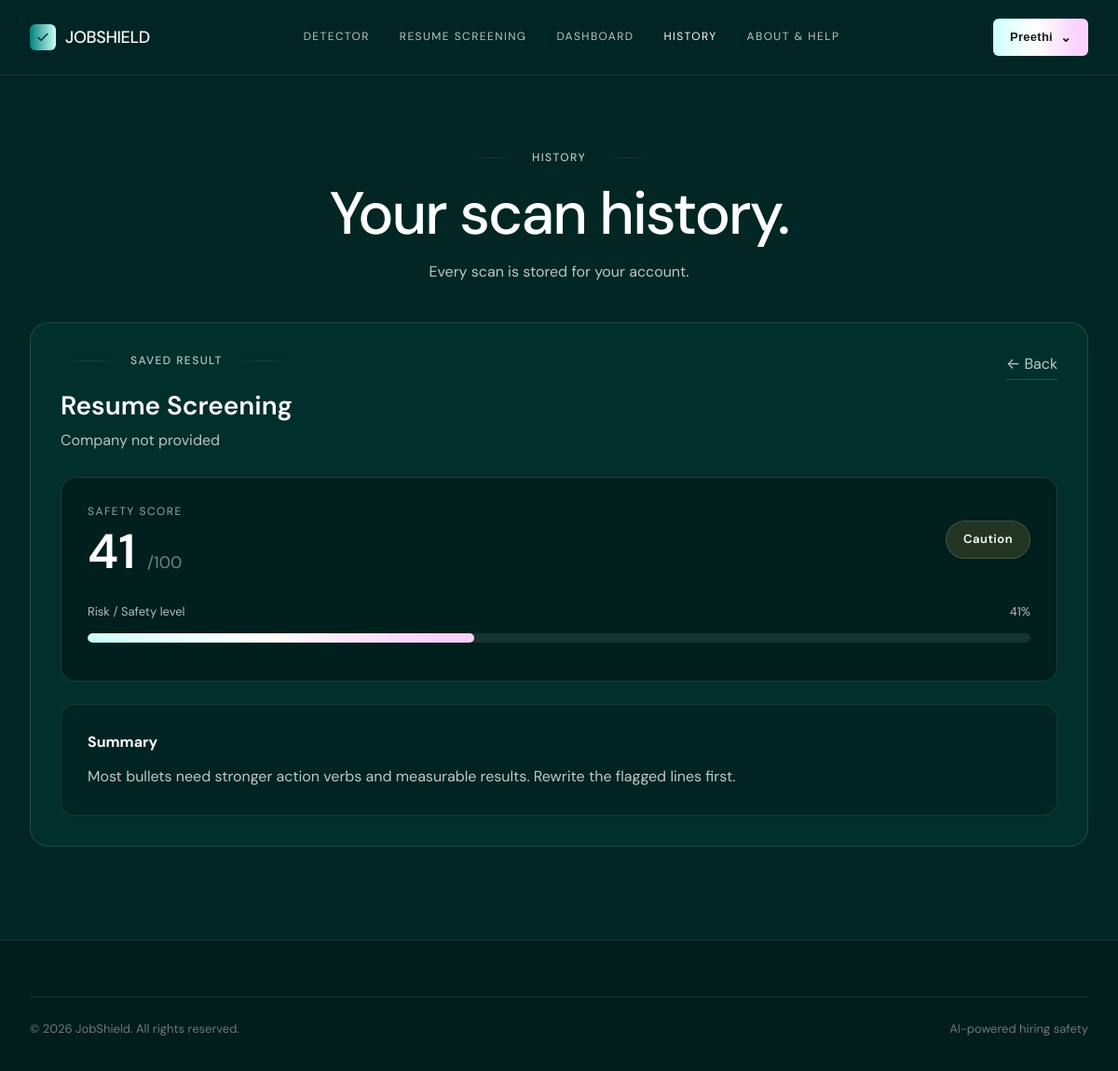
The app's page /history/2 (signed in) with its own data.
### models.py (models this page shows, shortened)
class User(UserMixin, db.Model):
    __tablename__ = "users"
    id = db.Column(db.Integer, primary_key=True)
    email = db.Column(db.String(255), unique=True, nullable=False, index=True)
    username = db.Column(db.String(80), unique=True, nullable=True, index=True)
    password_hash = db.Column(db.String(255), nullable=True)
    google_id = db.Column(db.String(255), unique=True, nullable=True, index=True)
    needs_username = db.Column(db.Boolean, default=False, nullable=False)
    is_admin = db.Column(db.Boolean, default=False, nullable=False)
    created_at = db.Column(db.DateTime, default=datetime.utcnow, nullable=False)
    scans = db.relationship("Scan", backref="user", lazy=True, cascade="all, delete-orphan")

class Scan(db.Model):
    __tablename__ = "scans"
    id = db.Column(db.Integer, primary_key=True)
    user_id = db.Column(db.Integer, db.ForeignKey("users.id"), nullable=False, index=True)
    created_at = db.Column(db.DateTime, default=datetime.utcnow, nullable=False, index=True)
    job_title = db.Column(db.String(255), nullable=False, default="Untitled job")
    company_name = db.Column(db.String(255), nullable=True)
    score = db.Column(db.Integer, nullable=False, default=0)
    risk = db.Column(db.String(50), nullable=False, default="Caution")
    result_json = db.Column(db.Text, nullable=False)
    def get_result(self):
        import json
        try:
            return json.loads(self.result_json)
        except (TypeError, ValueError):
            return {}

### app.py (the view)
@app.route("/history/<int:scan_id>")
@login_required
def history_detail(scan_id):
    scan = Scan.query.filter_by(id=scan_id, user_id=current_user.id).first_or_404()
    result = scan.get_result()
    return render_template(
        "history.html",
        title="History",
        active="history",
        history=[scan],
        selected_scan=scan,
        selected_result=result,
    )

### models.py (called while the page is built)
@login_manager.user_loader
def load_user(user_id):
    try:
        return db.session.get(User, int(user_id))
    except (TypeError, ValueError):
        return None

### templates/history.html (shortened to what this page needs)
{% extends 'base.html' %}
{% block content %}
<main class="page">
  <div class="wrap">
    <div class="page-head">
      <div class="eyebrow">History</div>
      <h1>Your scan history.</h1>
      <p>Every scan is stored for your account.</p>
    </div>
    {% if selected_scan %}
    <div class="history-result-card">
      <div class="result-card-top">
        <div>
          <div class="eyebrow">Saved Result</div>
          <h2>
            {{ selected_scan.job_title }}
          </h2>
          {% if selected_scan.company_name %}
            <p class="result-company">
              {{ selected_scan.company_name }}
            </p>
          {% else %}
            <p class="result-company">
              Company not provided
            </p>
          {% endif %}
        </div>
        <a class="back-link" href="/history">
          ← Back
        </a>
      </div>
      <div class="score-card">
        <div class="score-header">
          <div>
            <span class="score-label">Safety Score</span>
            <div class="score-value">
              {{ selected_scan.score }}
              <span>/100</span>
            </div>
          </div>
          <div class="risk-badge risk-{{ selected_scan.risk|lower }}">
            {{ selected_scan.risk }}
          </div>
        </div>
        <div class="progress-section">
          <div class="progress-labels">
            <span>Risk / Safety level</span>
            <span>{{ selected_scan.score }}%</span>
          </div>
          <div class="progress-track">
            <div
              class="progress-fill"
              style="width: {{ [selected_scan.score, 100]|min }}%;"
            ></div>
          </div>
        </div>
      </div>
      {% if selected_result %}
      <div class="details-card">
        {% set actual_result = selected_result.get('result', selected_result) %}
        {% if actual_result.get('summary') %}
        <div class="detail-section">
          <h3>Summary</h3>
          <p>{{ actual_result.get('summary') }}</p>
        </div>
        {% endif %}
      </div>
      {% endif %}
    </div>
    {% endif %}
  </div>
</main>
{% endblock %}

### templates/base.html (shortened to what this page needs)
<!doctype html>
<html lang="en">
<head>
  <link rel="stylesheet" href="{{ url_for('static', filename='css/style.css') }}">
</head>
<body>
<header class="nav">
  <div class="wrap">
    <a href="/" class="logo"><span class="mark"><svg viewBox="0 0 24 24" fill="none" stroke="#012624" stroke-width="2"><path d="M4 12l5 5L20 6"/></svg></span>JOBSHIELD</a>
    <nav class="links">
      <a href="/detector" class="{{ 'active' if active=='detector' else '' }}">Detector</a>
      <a href="/resume-screening" class="{{ 'active' if active=='resume' else '' }}">Resume Screening</a>
      <a href="/dashboard" class="{{ 'active' if active=='dashboard' else '' }}">Dashboard</a>
      <a href="/history" class="{{ 'active' if active=='history' else '' }}">History</a>
      <a href="/about-help" class="{{ 'active' if active=='help' else '' }}">About &amp; Help</a>
    </nav>
    {% if current_user.is_authenticated %}
      <div class="account-menu">
        <button type="button" class="btn btn-nav account-trigger" aria-expanded="false" aria-haspopup="true">
          {{ current_user.username or 'Account' }} <span class="account-chevron">⌄</span>
        </button>
      </div>
    {% else %}
      <a href="{{ url_for('auth.login') }}" class="btn btn-nav btn-nav-gradient">Get Started</a>
    {% endif %}
  </div>
</header>
{% block content %}{% endblock %}
<footer><div class="wrap"><div class="footer-bottom"><span>© 2026 JobShield. All rights reserved.</span><span>AI-powered hiring safety</span></div></div></footer>
</body>
</html>

### static/css/style.css (style rules this page uses)
:root { --liquid-abyss:#012624; --liquid-deep:#011d1c; --liquid-kelp:#003734; --liquid-mist:#edfffe; --platinum:#ffffff; --silver-mist:#bbc7c6; --ash:#f2f2f2; --slate-deep:#707777; --lavender:#fde9ff; --gradient-aurora:linear-gradient(90deg,rgb(203,255,252) 0%,rgb(237,255,254) 26.25%,rgb(255,253,250) 47.57%,rgb(250,209,255) 88.96%); --gradient-bio:linear-gradient(90deg,rgb(0,130,124) 0%,rgb(203,255,252) 100%); --hairline:rgba(255,255,255,.1); --font-display:'DM Sans',ui-sans-serif,system-ui,-apple-system,sans-serif; --font-ui:Arial,ui-sans-serif,system-ui,sans-serif; }
* { box-sizing:border-box;margin:0;padding:0 }
html { scroll-behavior:smooth }
body { background:var(--liquid-abyss); color:var(--platinum); font-family:var(--font-display); line-height:1.45; -webkit-font-smoothing:antialiased }
a { color:inherit;text-decoration:none }
button,input,textarea,select { font:inherit }
.wrap { max-width:1200px; margin:0 auto; padding:0 32px }
header.nav { position:sticky; top:0; z-index:50; background:rgba(1,38,36,.72); backdrop-filter:blur(10px); -webkit-backdrop-filter:blur(10px); border-bottom:1px solid var(--hairline) }
header.nav .wrap { height:80px; display:flex; align-items:center; justify-content:space-between }
.logo { display:flex; align-items:center; gap:10px; font-weight:500; font-size:18px; letter-spacing:-.02em }
.logo .mark { width:28px; height:28px; border-radius:6px; background:var(--gradient-bio); display:flex; align-items:center; justify-content:center }
.logo .mark svg { width:16px; height:16px }
nav.links { display:flex; align-items:center; gap:32px }
nav.links a { font-weight:400; font-size:12px; letter-spacing:.12em; text-transform:uppercase; color:var(--silver-mist); transition:color .15s ease }
nav.links a:hover, nav.links a.active { color:var(--platinum) }
.btn { font-family:var(--font-ui); font-size:14px; letter-spacing:.02em; display:inline-flex; align-items:center; justify-content:center; gap:8px; cursor:pointer; border:none; white-space:nowrap }
.btn-nav { background:var(--liquid-kelp); color:var(--platinum); padding:10px 18px; border-radius:6px; font-size:13px; border:1px solid var(--hairline) }
.page { padding:80px 0 100px; min-height:calc(100vh - 80px) }
.page-head { max-width:760px; margin:0 auto 42px; text-align:center }
.eyebrow { display:flex; align-items:center; justify-content:center; gap:16px; font-weight:500; font-size:12px; letter-spacing:.12em; text-transform:uppercase; color:var(--silver-mist); margin-bottom:20px }
.eyebrow:before, .eyebrow:after { content:""; height:1px; width:56px; background:linear-gradient( 90deg, transparent, var(--hairline), transparent ) }
.page-head h1 { font-size:clamp(40px,6vw,64px); font-weight:500; letter-spacing:-.03em; line-height:1; margin-bottom:18px }
.page-head p { color:var(--silver-mist); font-size:16px }
footer { background:var(--liquid-deep); padding:60px 0 35px; margin-top:0; border-top:1px solid var(--hairline) }
.footer-bottom { display:flex; justify-content:space-between; align-items:center; border-top:1px solid var(--hairline); padding-top:25px; font-size:13px; color:var(--slate-deep) }
.account-menu { position:relative }
.account-trigger { background:var(--gradient-aurora); color:#1a1a1a; font-weight:600; border:0; min-height:40px; box-shadow:0 0 0 1px rgba(255,255,255,.08) inset }
.account-chevron { font-size:14px; line-height:1; transition:transform .15s ease }
.progress-track { height:6px; background:rgba(255,255,255,.08); border-radius:99px; overflow:hidden; margin:13px 0 }
.progress-track>div { height:100%; width:0; background:var(--gradient-aurora); transition:width .45s ease }

### records on screen
User: username "Preethi"
Scan: job_title "Resume Screening", score "41", risk "Caution"

### other values on screen
{{ actual_result.get('summary') }} "Most bullets need stronger action verbs and measurable results. Rewrite the flagged lines first."
